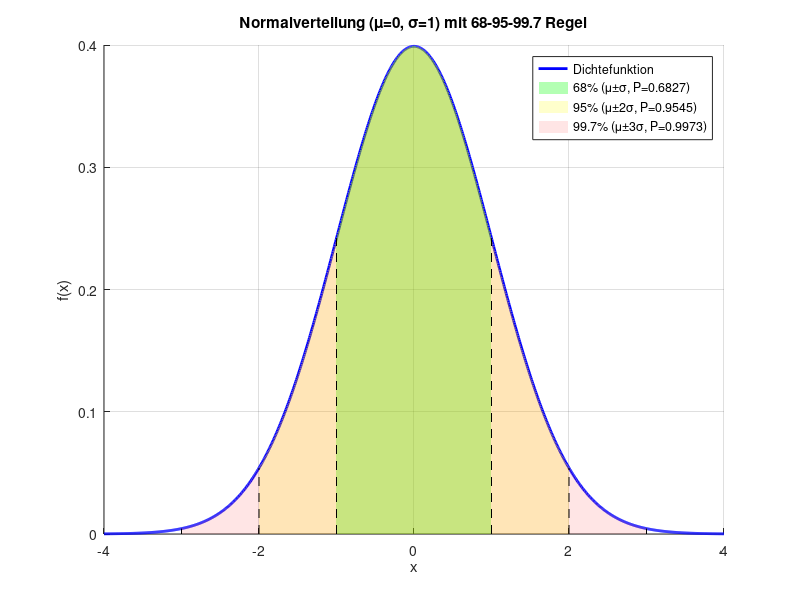

The MATLAB script that drew this image:
%Nach Vorlesung 5

%deepseek

%% Einstellungen
mu = 0;         % Mittelwert
sigma = 1;      % Standardabweichung
x = linspace(-4, 4, 1000);  % x-Wertebereich

%% Dichtefunktion berechnen
f = @(x) (1/(sqrt(2*pi)*sigma)) * exp(-(x-mu).^2/(2*sigma^2));
y = f(x);

%% Wahrscheinlichkeiten berechnen (68-95-99.7 Regel)
P_1sigma = integral(f, -1*sigma, 1*sigma);  % ≈ 0.6827
P_2sigma = integral(f, -2*sigma, 2*sigma);  % ≈ 0.9545
P_3sigma = integral(f, -3*sigma, 3*sigma);  % ≈ 0.9973

%% Grafik erstellen
figure;
hold on;
grid on;

% Glockenkurve plotten
plot(x, y, 'b-', 'LineWidth', 2);

% Flächen unter der Kurve füllen
x_fill_1 = linspace(-1, 1, 100);
y_fill_1 = f(x_fill_1);
fill([x_fill_1, fliplr(x_fill_1)], [y_fill_1, zeros(size(y_fill_1))], 'g', 'FaceAlpha', 0.3, 'EdgeColor', 'none');

x_fill_2 = linspace(-2, 2, 100);
y_fill_2 = f(x_fill_2);
fill([x_fill_2, fliplr(x_fill_2)], [y_fill_2, zeros(size(y_fill_2))], 'y', 'FaceAlpha', 0.2, 'EdgeColor', 'none');

x_fill_3 = linspace(-3, 3, 100);
y_fill_3 = f(x_fill_3);
fill([x_fill_3, fliplr(x_fill_3)], [y_fill_3, zeros(size(y_fill_3))], 'r', 'FaceAlpha', 0.1, 'EdgeColor', 'none');

% Vertikale Linien für μ ± kσ
line([-1 -1], [0 f(-1)], 'Color', 'k', 'LineStyle', '--');
line([1 1], [0 f(1)], 'Color', 'k', 'LineStyle', '--');
line([-2 -2], [0 f(-2)], 'Color', 'k', 'LineStyle', '--');
line([2 2], [0 f(2)], 'Color', 'k', 'LineStyle', '--');
line([-3 -3], [0 f(-3)], 'Color', 'k', 'LineStyle', '--');
line([3 3], [0 f(3)], 'Color', 'k', 'LineStyle', '--');

% Beschriftungen
title('Normalverteilung (\mu=0, \sigma=1) mit 68-95-99.7 Regel');
xlabel('x');
ylabel('f(x)');
legend('Dichtefunktion', ...
       sprintf('68%% (\\mu±\\sigma, P=%.4f)', P_1sigma), ...
       sprintf('95%% (\\mu±2\\sigma, P=%.4f)', P_2sigma), ...
       sprintf('99.7%% (\\mu±3\\sigma, P=%.4f)', P_3sigma), ...
       'Location', 'northeast');

% Wahrscheinlichkeiten in der Konsole ausgeben
fprintf('Wahrscheinlichkeiten:\n');
fprintf('  μ ± 1σ: %.4f (68.27%%)\n', P_1sigma);
fprintf('  μ ± 2σ: %.4f (95.45%%)\n', P_2sigma);
fprintf('  μ ± 3σ: %.4f (99.73%%)\n', P_3sigma);